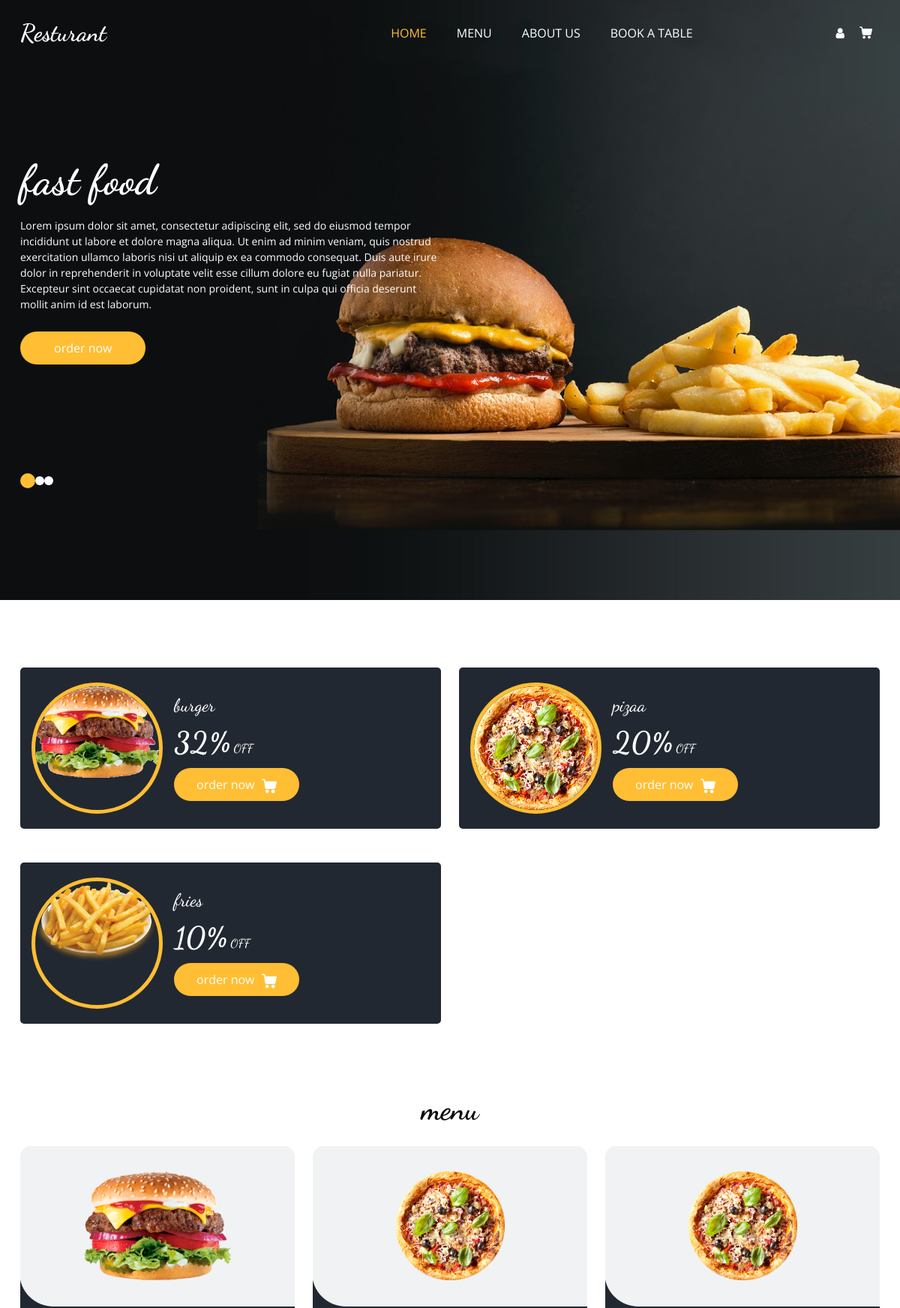
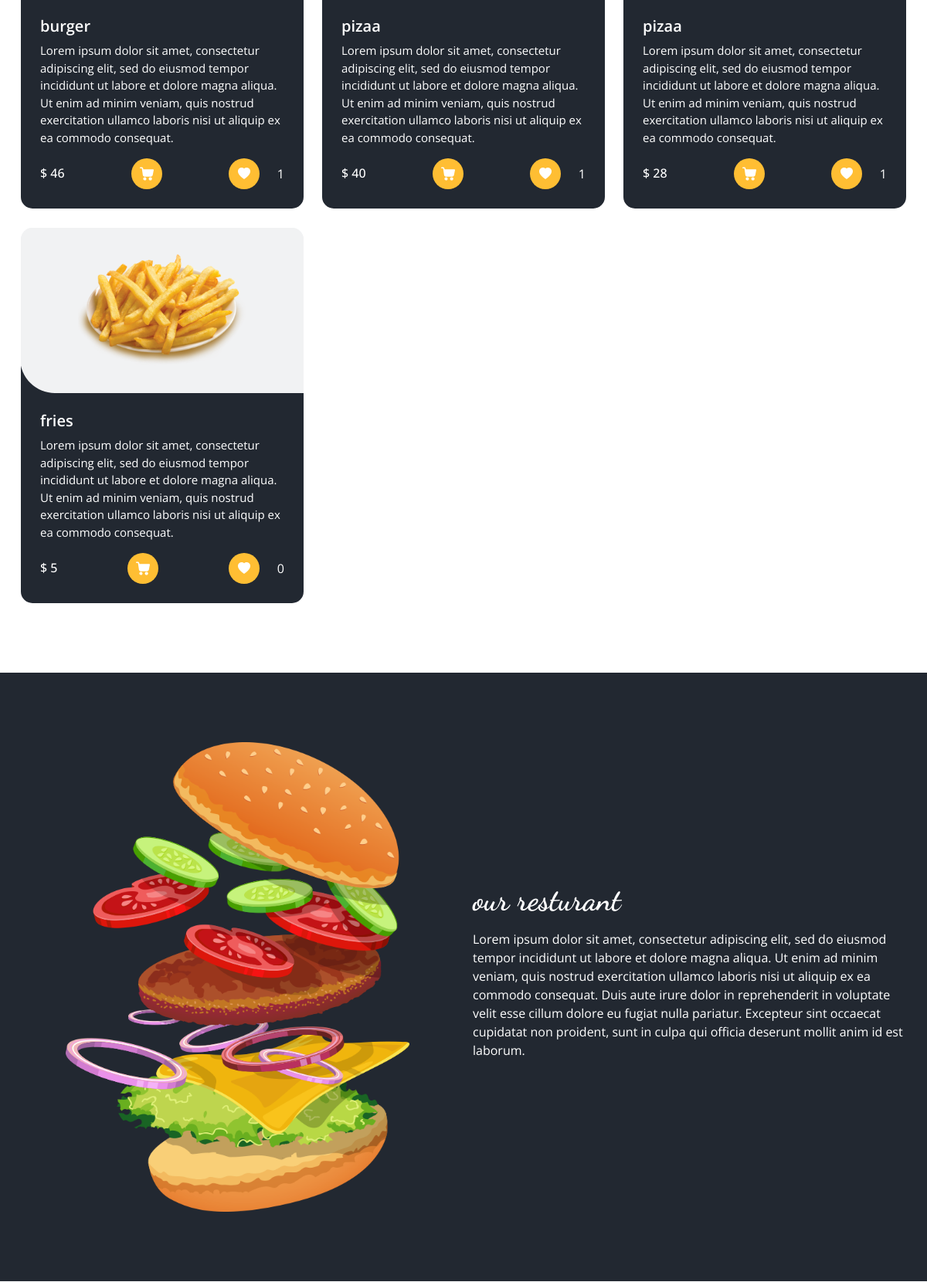
The page / (upper part) on the database its author committed (2 pictures, top to bottom).
### food_module/models.py (models this page shows, shortened)
class Food_menu(models.Model):
    food_name=models.CharField(max_length=200)
    slug=models.CharField(max_length=200)
    about_food=models.TextField(max_length=1000)
    image = models.ImageField(upload_to='img')
    price=models.IntegerField()
    is_active=models.BooleanField(default=True)
    food_time=models.TimeField(auto_now_add=True)
    Classification=models.ForeignKey('Classification_food',on_delete=models.CASCADE ,blank=False)
    discount=models.IntegerField(null=True,blank=True)
    like = models.ManyToManyField(User,null=True ,blank=True)

### food_module/views.py (the view)
# urls.py: path('', views.Home_page.as_view(),name='home_page'),
class Home_page(TemplateView):
    template_name ='home.html'
    def get_context_data(self, **kwargs):
        liked =False
        context=super(Home_page, self).get_context_data()
        context['foods']=models.Food_menu.objects.filter(is_active=True)
        context['main_comments']=models.Comments.objects.filter(is_aactive=True)
        context['reserv']=models.reservation.objects.all()
        context['comment'] = comment_form()
        return context

### food_module/templates/home.html (shortened to what this page needs)
{% extends 'base.html' %}
{% load static %}
{% block content %}
  <body>
    <div class="hero_area">
      <div class="bg-box">
        <img src="{% static 'images/hero-bg.jpg' %}" alt="" />
      </div>
      <header class="header_section">
        <div class="container">
          <nav class="navbar navbar-expand-lg custom_nav-container">
            <a class="navbar-brand" href="{% url 'home_page' %}">
              <span> Resturant </span>
            </a>
            <div class="collapse navbar-collapse" id="navbarSupportedContent">
              <ul class="navbar-nav mx-auto">
                <li class="nav-item active">
                  <a class="nav-link" href="{% url 'home_page' %}"
                    >home <span class="sr-only">(current)</span></a
                  >
                </li>
                <li class="nav-item">
                  <a class="nav-link" href="#menu">Menu</a>
                </li>
                <li class="nav-item">
                  <a class="nav-link" href="{% url 'about_us' %}">about us </a>
                </li>
                <li class="nav-item">
                  <a class="nav-link" href="{% url 'book_table' %}"> book a table</a>
                </li>
              </ul>
              <div class="user_option">
                  {% if user.is_authenticated %}
                  <a href="{% url 'dashboard'%}" class="user_link">
                  <i class="fa fa-user" aria-hidden="true"></i>
                </a>
                      {% else %}
                        <a href="{% url 'login_register' %}" class="user_link">
                  <i class="fa fa-user" aria-hidden="true"></i>
                </a>
                  {% endif %}
                <a class="cart_link" href="#">
                </a>
          </nav>
        </div>
      </header>
      <section class="slider_section">
        <div id="customCarousel1" class="carousel slide" data-ride="carousel">
          <div class="carousel-inner">
            <div class="carousel-item active">
              <div class="container">
                <div class="row">
                  <div class="col-md-7 col-lg-6">
                    <div class="detail-box">
                      <h1>fast food </h1>
                      <p>
                         Lorem ipsum dolor sit amet, consectetur adipiscing elit, sed do eiusmod tempor incididunt ut labore et dolore magna aliqua. Ut enim ad minim veniam, quis nostrud exercitation ullamco laboris nisi ut aliquip ex ea commodo consequat. Duis aute irure dolor in reprehenderit in voluptate velit esse cillum dolore eu fugiat nulla pariatur. Excepteur sint occaecat cupidatat non proident, sunt in culpa qui officia deserunt mollit anim id est laborum.
                      </p>
                      <div class="btn-box">
                        <a href="" class="btn1"> order now </a>
                      </div>
                    </div>
                  </div>
                </div>
              </div>
            </div>
          </div>
          <div class="container">
            <ol class="carousel-indicators">
              <li
                data-target="#customCarousel1"
                data-slide-to="0"
                class="active"
              ></li>
              <li data-target="#customCarousel1" data-slide-to="1"></li>
              <li data-target="#customCarousel1" data-slide-to="2"></li>
            </ol>
          </div>
        </div>
      </section>
    </div>
    <section class="offer_section layout_padding-bottom">
      <div class="offer_container">
        <div class="container">
          <div class="row">
              {% for food in foods %}
                  {% if food.discount %}
                <div class="col-md-6">
              <div class="box">
                <div class="img-box">
                  <img src="{{ food.image.url }}" alt="{{ food.food_name }}" />
                </div>
                <div class="detail-box">
                  <h5>{{ food.food_name }} </h5>
                  <h6><span>{{ food.discount }}%</span> OFF</h6>
                  <a href="">
                    order now
                  </a>
                </div>
              </div>
            </div>
                  {% endif %}
              {% endfor %}
          </div>
        </div>
      </div>
    </section>
    <section class="food_section layout_padding-bottom">
      <div class="container">
        <div class="heading_container heading_center">
          <h2 id="menu">menu</h2>
        </div>
        <div class="filters-content">
          <div class="row grid">
          {% for food in foods %}
            <div class="col-sm-6 col-lg-4 all pizza">
                   <div class="box">
                <div>
                  <div class="img-box">
                    <img src="{{ food.image.url }}" alt="{{ food.food_name }}" />
                  </div>
                  <div class="detail-box">
                    <h5>{{ food.food_name }}</h5>
                    <p>
                        {{ food.about_food }}
                    </p>
                    <div class="options">
                      <h6>$ {{ food.price }}</h6>
                      <a href="">
                      </a>
                         <div class="like_part">
                        <a type="button" id="like_btn" href="{% url 'like' food.pk %}"><i class="bi bi-heart-fill"></i> </a>
                       <span>{{ food.like.count }}</span>
                         </div>
                    </div>
                  </div>
                </div>
              </div>
            </div>
 {% endfor %}
            </div>
          </div>
        </div>
    </section>
    <section class="about_section layout_padding">
      <div class="container">
        <div class="row">
          <div class="col-md-6">
            <div class="img-box">
              <img src="images/about-img.png" alt="" />
            </div>
          </div>
          <div class="col-md-6">
            <div class="detail-box">
              <div class="heading_container">
                <h2> our resturant </h2>
              </div>
              <p>
                    Lorem ipsum dolor sit amet, consectetur adipiscing elit, sed do eiusmod tempor incididunt ut labore et dolore magna aliqua. Ut enim ad minim veniam, quis nostrud exercitation ullamco laboris nisi ut aliquip ex ea commodo consequat. Duis aute irure dolor in reprehenderit in voluptate velit esse cillum dolore eu fugiat nulla pariatur. Excepteur sint occaecat cupidatat non proident, sunt in culpa qui officia deserunt mollit anim id est laborum.
              </p>
            </div>
          </div>
        </div>
      </div>
    </section>
  </body>
{% endblock %}

### templates/base.html (shortened to what this page needs)
<!DOCTYPE html>
<html lang="en">
<head>
{% block header %}
 {% include 'header_refrences.html' %}
{% endblock %}
</head>
<body>
{% block content %}
{% endblock %}
</body>
</html>

### templates/header_refrences.html (shortened to what this page needs)
{% load static %}
    <link href="https://cdn.jsdelivr.net/npm/bootstrap@5.0.2/dist/css/bootstrap.min.css" rel="stylesheet">
    <link
      rel="stylesheet"
      type="text/css"
      href="https://cdnjs.cloudflare.com/ajax/libs/OwlCarousel2/2.3.4/assets/owl.carousel.min.css"
    />
    <link
      rel="stylesheet"
      href="https://cdnjs.cloudflare.com/ajax/libs/jquery-nice-select/1.1.0/css/nice-select.min.css"
    />
    <link href="{% static 'css/font-awesome.min.css' %}" rel="stylesheet" />
    <link href="{% static 'css/stylee.css' %}" rel="stylesheet" />
    <link href="{% static 'css/responsive.css' %}" rel="stylesheet" />
    <link href="{% static 'css/login_signup.css' %}" rel="stylesheet" />
    <link href="{% static 'css/custommm.css' %}" rel="stylesheet" />
<link rel="stylesheet" href="https://cdn.jsdelivr.net/npm/bootstrap-icons@1.11.2/font/bootstrap-icons.min.css">

### templates/footer_refrences.html (shortened to what this page needs)
{% load static %}

### static/css/responsive.css (style rules this page uses)
@media (min-width: 1200px) { .container { max-width: 1170px; } }

### static/css/custommm.css (style rules this page uses)
#like_btn { width: 40px; height: 40px; border-radius: 100%; background: #ffbe33; display: -webkit-box; display: -ms-flexbox; display: flex; -webkit-box-pack: center; -ms-flex-pack: center; justify-content: center; -webkit-box-align: center; -ms-flex-align: center; align-items: center; cursor: pointer; outline: none; border: none; color: white; }
.like_part { display: flex; align-items: center; justify-content: space-between; width: 72px; }

### rows shown on the page
Food_menu: image (picture), food_name "burger", discount "32", about_food "Lorem ipsum dolor sit amet, consectetur adipiscing elit, sed do eiusmod tempor incididunt ut labore et dolore magna aliqua. Ut enim ad minim veniam, quis nostrud exercitation ullamco laboris nisi ut aliquip ex ea commodo consequat.", price "46", like.count "1"
Food_menu: image (picture), food_name "pizaa", discount "20", about_food "Lorem ipsum dolor sit amet, consectetur adipiscing elit, sed do eiusmod tempor incididunt ut labore et dolore magna aliqua. Ut enim ad minim veniam, quis nostrud exercitation ullamco laboris nisi ut aliquip ex ea commodo consequat.", price "40", like.count "1"
Food_menu: image (picture), food_name "fries", discount "10", about_food "Lorem ipsum dolor sit amet, consectetur adipiscing elit, sed do eiusmod tempor incididunt ut labore et dolore magna aliqua. Ut enim ad minim veniam, quis nostrud exercitation ullamco laboris nisi ut aliquip ex ea commodo consequat.", price "5", like.count "0"
Food_menu: image (picture), food_name "pizaa", about_food "Lorem ipsum dolor sit amet, consectetur adipiscing elit, sed do eiusmod tempor incididunt ut labore et dolore magna aliqua. Ut enim ad minim veniam, quis nostrud exercitation ullamco laboris nisi ut aliquip ex ea commodo consequat.", price "28", like.count "1"
